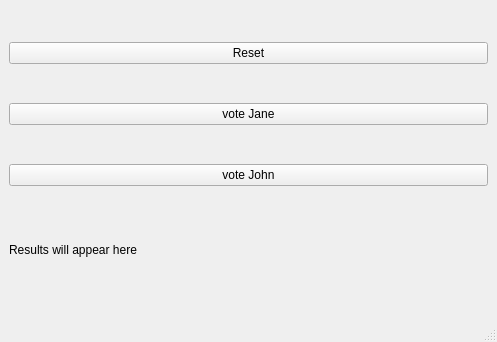
<?xml version="1.0" encoding="UTF-8"?>
<ui version="4.0">
 <class>MainWindow</class>
 <widget class="QMainWindow" name="MainWindow">
  <property name="geometry">
   <rect>
    <x>0</x>
    <y>0</y>
    <width>497</width>
    <height>342</height>
   </rect>
  </property>
  <property name="windowTitle">
   <string>MainWindow</string>
  </property>
  <widget class="QWidget" name="centralwidget">
   <layout class="QVBoxLayout" name="verticalLayout" stretch="0,0,0,1">
    <item>
     <widget class="QPushButton" name="resetBtn">
      <property name="text">
       <string>Reset</string>
      </property>
     </widget>
    </item>
    <item>
     <widget class="QPushButton" name="voteJaneBtn">
      <property name="text">
       <string>vote Jane</string>
      </property>
     </widget>
    </item>
    <item>
     <widget class="QPushButton" name="voteJohnBtn">
      <property name="text">
       <string>vote John</string>
      </property>
     </widget>
    </item>
    <item>
     <widget class="QLabel" name="resultLabel">
      <property name="sizePolicy">
       <sizepolicy hsizetype="Preferred" vsizetype="Fixed">
        <horstretch>0</horstretch>
        <verstretch>0</verstretch>
       </sizepolicy>
      </property>
      <property name="minimumSize">
       <size>
        <width>0</width>
        <height>30</height>
       </size>
      </property>
      <property name="maximumSize">
       <size>
        <width>16777215</width>
        <height>50</height>
       </size>
      </property>
      <property name="text">
       <string>Results will appear here</string>
      </property>
     </widget>
    </item>
   </layout>
  </widget>
  <widget class="QMenuBar" name="menubar">
   <property name="geometry">
    <rect>
     <x>0</x>
     <y>0</y>
     <width>497</width>
     <height>21</height>
    </rect>
   </property>
  </widget>
  <widget class="QStatusBar" name="statusbar"/>
 </widget>
 <resources/>
 <connections/>
</ui>
